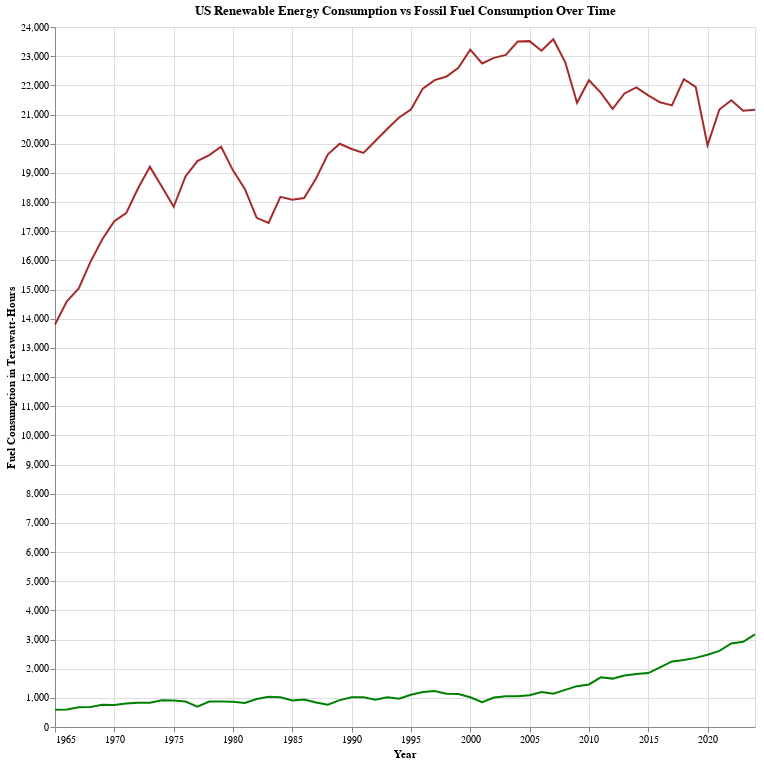

Notebook source saved alongside this figure:
### Code cell
# Linechart of US renewable energy consumption vs fossil fuel consumption over time

# clean data to be only columns that we care about
clean_data = data[['country', 'year', 'population', 'primary_energy_consumption', 'renewables_consumption', 'fossil_fuel_consumption']]

import altair as alt
us_data = clean_data[clean_data['country'] == 'United States']

year_min = 1965
print(year_min)
year_max = int(us_data["year"].max())
print(year_max)


renew_line = alt.Chart(us_data).mark_line(color='green').encode(
    alt.X('year', title='Year', scale=alt.Scale(domain=[year_min, year_max]), axis=alt.Axis(format="d")),
    alt.Y('renewables_consumption', title='Fuel Consumption in Terawatt-Hours'),
    tooltip=['year', 'renewables_consumption'],
    
)

fossil_line = alt.Chart(us_data).mark_line(color='brown').encode(
    alt.X('year', title='Year', scale=alt.Scale(domain=[year_min, year_max]), axis=alt.Axis(format="d")),
    alt.Y('fossil_fuel_consumption', title='Fuel Consumption in Terawatt-Hours'),
    tooltip=['year', 'fossil_fuel_consumption'],
)

us_linechart = renew_line + fossil_line

us_linechart.properties(
    title='US Renewable Energy Consumption vs Fossil Fuel Consumption Over Time',
    width = 700, height = 700)

# how to add legend?

### Figure 1 — Vega-Lite specification as saved in the notebook (floating-point values rounded to 4 significant figures)
{"config": {"view": {"continuousWidth": 300, "continuousHeight": 300}}, "layer": [{"mark": {"type": "line", "color": "green"}, "encoding": {"tooltip": [{"field": "year", "type": "quantitative"}, {"field": "renewables_consumption", "type": "quantitative"}], "x": {"axis": {"format": "d"}, "field": "year", "scale": {"domain": [1965, 2024]}, "title": "Year", "type": "quantitative"}, "y": {"field": "renewables_consumption", "title": "Fuel Consumption in Terawatt-Hours", "type": "quantitative"}}}, {"mark": {"type": "line", "color": "brown"}, "encoding": {"tooltip": [{"field": "year", "type": "quantitative"}, {"field": "fossil_fuel_consumption", "type": "quantitative"}], "x": {"axis": {"format": "d"}, "field": "year", "scale": {"domain": [1965, 2024]}, "title": "Year", "type": "quantitative"}, "y": {"field": "fossil_fuel_consumption", "title": "Fuel Consumption in Terawatt-Hours", "type": "quantitative"}}}], "data": {"name": "data-24aac6a84fa58ba524e0376a5d510c83"}, "height": 700, "title": "US Renewable Energy Consumption vs Fossil Fuel Consumption Over Time", "width": 700, "$schema": "https://vega.github.io/schema/vega-lite/v5.20.1.json", "datasets": {"data-24aac6a84fa58ba524e0376a5d510c83": [{"country": "United States", "year": 1900, "population": 74830000.0, "primary_energy_consumption": null, "renewables_consumption": null, "fossil_fuel_consumption": null}, {"country": "United States", "year": 1901, "population": 76250000.0, "primary_energy_consumption": null, "renewables_consumption": null, "fossil_fuel_consumption": null}, {"country": "United States", "year": 1902, "population": 77700000.0, "primary_energy_consumption": null, "renewables_consumption": null, "fossil_fuel_consumption": null}, {"country": "United States", "year": 1903, "population": 79190000.0, "primary_energy_consumption": null, "renewables_consumption": null, "fossil_fuel_consumption": null}, {"country": "United States", "year": 1904, "population": 80710000.0, "primary_energy_consumption": null, "renewables_consumption": null, "fossil_fuel_consumption": null}, {"country": "United States", "year": 1905, "population": 82250000.0, "primary_energy_consumption": null, "renewables_consumption": null, "fossil_fuel_consumption": null}, {"country": "United States", "year": 1906, "population": 83830000.0, "primary_energy_consumption": null, "renewables_consumption": null, "fossil_fuel_consumption": null}, {"country": "United States", "year": 1907, "population": 85440000.0, "primary_energy_consumption": null, "renewables_consumption": null, "fossil_fuel_consumption": null}, {"country": "United States", "year": 1908, "population": 87070000.0, "primary_energy_consumption": null, "renewables_consumption": null, "fossil_fuel_consumption": null}, {"country": "United States", "year": 1909, "population": 88650000.0, "primary_energy_consumption": null, "renewables_consumption": null, "fossil_fuel_consumption": null}, {"country": "United States", "year": 1910, "population": 90150000.0, "primary_energy_consumption": null, "renewables_consumption": null, "fossil_fuel_consumption": null}, {"country": "United States", "year": 1911, "population": 91590000.0, "primary_energy_consumption": null, "renewables_consumption": null, "fossil_fuel_consumption": null}, {"country": "United States", "year": 1912, "population": 92950000.0, "primary_energy_consumption": null, "renewables_consumption": null, "fossil_fuel_consumption": null}, {"country": "United States", "year": 1913, "population": 94230000.0, "primary_energy_consumption": null, "renewables_consumption": null, "fossil_fuel_consumption": null}, {"country": "United States", "year": 1914, "population": 95530000.0, "primary_energy_consumption": null, "renewables_consumption": null, "fossil_fuel_consumption": null}, {"country": "United States", "year": 1915, "population": 96850000.0, "primary_energy_consumption": null, "renewables_consumption": null, "fossil_fuel_consumption": null}, {"country": "United States", "year": 1916, "population": 98190000.0, "primary_energy_consumption": null, "renewables_consumption": null, "fossil_fuel_consumption": null}, {"country": "United States", "year": 1917, "population": 99550000.0, "primary_energy_consumption": null, "renewables_consumption": null, "fossil_fuel_consumption": null}, {"country": "United States", "year": 1918, "population": 101000000.0, "primary_energy_consumption": null, "renewables_consumption": null, "fossil_fuel_consumption": null}, {"country": "United States", "year": 1919, "population": 102400000.0, "primary_energy_consumption": null, "renewables_consumption": null, "fossil_fuel_consumption": null}, {"country": "United States", "year": 1920, "population": 103900000.0, "primary_energy_consumption": null, "renewables_consumption": null, "fossil_fuel_consumption": null}, {"country": "United States", "year": 1921, "population": 105400000.0, "primary_energy_consumption": null, "renewables_consumption": null, "fossil_fuel_consumption": null}, {"country": "United States", "year": 1922, "population": 106900000.0, "primary_energy_consumption": null, "renewables_consumption": null, "fossil_fuel_consumption": null}, {"country": "United States", "year": 1923, "population": 108500000.0, "primary_energy_consumption": null, "renewables_consumption": null, "fossil_fuel_consumption": null}, {"country": "United States", "year": 1924, "population": 110100000.0, "primary_energy_consumption": null, "renewables_consumption": null, "fossil_fuel_consumption": null}, {"country": "United States", "year": 1925, "population": 111700000.0, "primary_energy_consumption": null, "renewables_consumption": null, "fossil_fuel_consumption": null}, {"country": "United States", "year": 1926, "population": 113400000.0, "primary_energy_consumption": null, "renewables_consumption": null, "fossil_fuel_consumption": null}, {"country": "United States", "year": 1927, "population": 115000000.0, "primary_energy_consumption": null, "renewables_consumption": null, "fossil_fuel_consumption": null}, {"country": "United States", "year": 1928, "population": 116700000.0, "primary_energy_consumption": null, "renewables_consumption": null, "fossil_fuel_consumption": null}, {"country": "United States", "year": 1929, "population": 118300000.0, "primary_energy_consumption": null, "renewables_consumption": null, "fossil_fuel_consumption": null}, {"country": "United States", "year": 1930, "population": 119600000.0, "primary_energy_consumption": null, "renewables_consumption": null, "fossil_fuel_consumption": null}, {"country": "United States", "year": 1931, "population": 120800000.0, "primary_energy_consumption": null, "renewables_consumption": null, "fossil_fuel_consumption": null}, {"country": "United States", "year": 1932, "population": 121900000.0, "primary_energy_consumption": null, "renewables_consumption": null, "fossil_fuel_consumption": null}, {"country": "United States", "year": 1933, "population": 122700000.0, "primary_energy_consumption": null, "renewables_consumption": null, "fossil_fuel_consumption": null}, {"country": "United States", "year": 1934, "population": 123600000.0, "primary_energy_consumption": null, "renewables_consumption": null, "fossil_fuel_consumption": null}, {"country": "United States", "year": 1935, "population": 124400000.0, "primary_energy_consumption": null, "renewables_consumption": null, "fossil_fuel_consumption": null}, {"country": "United States", "year": 1936, "population": 125300000.0, "primary_energy_consumption": null, "renewables_consumption": null, "fossil_fuel_consumption": null}, {"country": "United States", "year": 1937, "population": 126200000.0, "primary_energy_consumption": null, "renewables_consumption": null, "fossil_fuel_consumption": null}, {"country": "United States", "year": 1938, "population": 127100000.0, "primary_energy_consumption": null, "renewables_consumption": null, "fossil_fuel_consumption": null}, {"country": "United States", "year": 1939, "population": 128200000.0, "primary_energy_consumption": null, "renewables_consumption": null, "fossil_fuel_consumption": null}, {"country": "United States", "year": 1940, "population": 129400000.0, "primary_energy_consumption": null, "renewables_consumption": null, "fossil_fuel_consumption": null}, {"country": "United States", "year": 1941, "population": 130900000.0, "primary_energy_consumption": null, "renewables_consumption": null, "fossil_fuel_consumption": null}, {"country": "United States", "year": 1942, "population": 132500000.0, "primary_energy_consumption": null, "renewables_consumption": null, "fossil_fuel_consumption": null}, {"country": "United States", "year": 1943, "population": 134400000.0, "primary_energy_consumption": null, "renewables_consumption": null, "fossil_fuel_consumption": null}, {"country": "United States", "year": 1944, "population": 136200000.0, "primary_energy_consumption": null, "renewables_consumption": null, "fossil_fuel_consumption": null}, {"country": "United States", "year": 1945, "population": 138100000.0, "primary_energy_consumption": null, "renewables_consumption": null, "fossil_fuel_consumption": null}, {"country": "United States", "year": 1946, "population": 140000000.0, "primary_energy_consumption": null, "renewables_consumption": null, "fossil_fuel_consumption": null}, {"country": "United States", "year": 1947, "population": 142000000.0, "primary_energy_consumption": null, "renewables_consumption": null, "fossil_fuel_consumption": null}, {"country": "United States", "year": 1948, "population": 144000000.0, "primary_energy_consumption": null, "renewables_consumption": null, "fossil_fuel_consumption": null}, {"country": "United States", "year": 1949, "population": 146100000.0, "primary_energy_consumption": null, "renewables_consumption": null, "fossil_fuel_consumption": null}, {"country": "United States", "year": 1950, "population": 154200000.0, "primary_energy_consumption": null, "renewables_consumption": null, "fossil_fuel_consumption": null}, {"country": "United States", "year": 1951, "population": 156500000.0, "primary_energy_consumption": null, "renewables_consumption": null, "fossil_fuel_consumption": null}, {"country": "United States", "year": 1952, "population": 158800000.0, "primary_energy_consumption": null, "renewables_consumption": null, "fossil_fuel_consumption": null}, {"country": "United States", "year": 1953, "population": 161200000.0, "primary_energy_consumption": null, "renewables_consumption": null, "fossil_fuel_consumption": null}, {"country": "United States", "year": 1954, "population": 163600000.0, "primary_energy_consumption": null, "renewables_consumption": null, "fossil_fuel_consumption": null}, {"country": "United States", "year": 1955, "population": 166200000.0, "primary_energy_consumption": null, "renewables_consumption": null, "fossil_fuel_consumption": null}, {"country": "United States", "year": 1956, "population": 168800000.0, "primary_energy_consumption": null, "renewables_consumption": null, "fossil_fuel_consumption": null}, {"country": "United States", "year": 1957, "population": 171500000.0, "primary_energy_consumption": null, "renewables_consumption": null, "fossil_fuel_consumption": null}, {"country": "United States", "year": 1958, "population": 174200000.0, "primary_energy_consumption": null, "renewables_consumption": null, "fossil_fuel_consumption": null}, {"country": "United States", "year": 1959, "population": 177100000.0, "primary_energy_consumption": null, "renewables_consumption": null, "fossil_fuel_consumption": null}, {"country": "United States", "year": 1960, "population": 180300000.0, "primary_energy_consumption": null, "renewables_consumption": null, "fossil_fuel_consumption": null}, {"country": "United States", "year": 1961, "population": 183500000.0, "primary_energy_consumption": null, "renewables_consumption": null, "fossil_fuel_consumption": null}, {"country": "United States", "year": 1962, "population": 186700000.0, "primary_energy_consumption": null, "renewables_consumption": null, "fossil_fuel_consumption": null}, {"country": "United States", "year": 1963, "population": 189800000.0, "primary_energy_consumption": null, "renewables_consumption": null, "fossil_fuel_consumption": null}, {"country": "United States", "year": 1964, "population": 192800000.0, "primary_energy_consumption": null, "renewables_consumption": null, "fossil_fuel_consumption": null}, {"country": "United States", "year": 1965, "population": 195700000.0, "primary_energy_consumption": 14440.0, "renewables_consumption": 594.4, "fossil_fuel_consumption": 13800.0}, {"country": "United States", "year": 1966, "population": 198300000.0, "primary_energy_consumption": 15250.0, "renewables_consumption": 599.3, "fossil_fuel_consumption": 14590.0}, {"country": "United States", "year": 1967, "population": 200700000.0, "primary_energy_consumption": 15780.0, "renewables_consumption": 675.1, "fossil_fuel_consumption": 15040.0}, {"country": "United States", "year": 1968, "population": 203000000.0, "primary_energy_consumption": 16720.0, "renewables_consumption": 682.3, "fossil_fuel_consumption": 15960.0}, {"country": "United States", "year": 1969, "population": 205300000.0, "primary_energy_consumption": 17580.0, "renewables_consumption": 761.9, "fossil_fuel_consumption": 16730.0}, {"country": "United States", "year": 1970, "population": 207800000.0, "primary_energy_consumption": 18210.0, "renewables_consumption": 754.9, "fossil_fuel_consumption": 17340.0}, {"country": "United States", "year": 1971, "population": 210400000.0, "primary_energy_consumption": 18590.0, "renewables_consumption": 808.1, "fossil_fuel_consumption": 17620.0}, {"country": "United States", "year": 1972, "population": 212800000.0, "primary_energy_consumption": 19510.0, "renewables_consumption": 832.6, "fossil_fuel_consumption": 18470.0}, {"country": "United States", "year": 1973, "population": 215000000.0, "primary_energy_consumption": 20340.0, "renewables_consumption": 835.3, "fossil_fuel_consumption": 19200.0}, {"country": "United States", "year": 1974, "population": 217100000.0, "primary_energy_consumption": 19840.0, "renewables_consumption": 917.3, "fossil_fuel_consumption": 18530.0}, {"country": "United States", "year": 1975, "population": 219100000.0, "primary_energy_consumption": 19320.0, "renewables_consumption": 912.3, "fossil_fuel_consumption": 17840.0}, {"country": "United States", "year": 1976, "population": 221200000.0, "primary_energy_consumption": 20380.0, "renewables_consumption": 875.6, "fossil_fuel_consumption": 18880.0}, {"country": "United States", "year": 1977, "population": 223300000.0, "primary_energy_consumption": 20900.0, "renewables_consumption": 700.9, "fossil_fuel_consumption": 19400.0}, {"country": "United States", "year": 1978, "population": 225400000.0, "primary_energy_consumption": 21360.0, "renewables_consumption": 872.5, "fossil_fuel_consumption": 19610.0}, {"country": "United States", "year": 1979, "population": 227600000.0, "primary_energy_consumption": 21580.0, "renewables_consumption": 874.8, "fossil_fuel_consumption": 19900.0}, {"country": "United States", "year": 1980, "population": 229900000.0, "primary_energy_consumption": 20750.0, "renewables_consumption": 866.6, "fossil_fuel_consumption": 19080.0}, {"country": "United States", "year": 1981, "population": 232200000.0, "primary_energy_consumption": 20140.0, "renewables_consumption": 825.9, "fossil_fuel_consumption": 18450.0}, {"country": "United States", "year": 1982, "population": 234600000.0, "primary_energy_consumption": 19320.0, "renewables_consumption": 959.0, "fossil_fuel_consumption": 17460.0}, {"country": "United States", "year": 1983, "population": 237000000.0, "primary_energy_consumption": 19250.0, "renewables_consumption": 1034.0, "fossil_fuel_consumption": 17280.0}, {"country": "United States", "year": 1984, "population": 239400000.0, "primary_energy_consumption": 20240.0, "renewables_consumption": 1021.0, "fossil_fuel_consumption": 18180.0}, {"country": "United States", "year": 1985, "population": 241700000.0, "primary_energy_consumption": 20180.0, "renewables_consumption": 911.5, "fossil_fuel_consumption": 18080.0}, {"country": "United States", "year": 1986, "population": 244000000.0, "primary_energy_consumption": 20370.0, "renewables_consumption": 945.9, "fossil_fuel_consumption": 18140.0}, {"country": "United States", "year": 1987, "population": 246200000.0, "primary_energy_consumption": 21060.0, "renewables_consumption": 842.8, "fossil_fuel_consumption": 18810.0}, {"country": "United States", "year": 1988, "population": 248400000.0, "primary_energy_consumption": 22010.0, "renewables_consumption": 766.9, "fossil_fuel_consumption": 19630.0}, {"country": "United States", "year": 1989, "population": 250700000.0, "primary_energy_consumption": 22550.0, "renewables_consumption": 922.4, "fossil_fuel_consumption": 20000.0}, {"country": "United States", "year": 1990, "population": 253400000.0, "primary_energy_consumption": 22610.0, "renewables_consumption": 1017.0, "fossil_fuel_consumption": 19820.0}, {"country": "United States", "year": 1991, "population": 256500000.0, "primary_energy_consumption": 22580.0, "renewables_consumption": 1016.0, "fossil_fuel_consumption": 19680.0}, {"country": "United States", "year": 1992, "population": 259600000.0, "primary_energy_consumption": 22910.0, "renewables_consumption": 932.2, "fossil_fuel_consumption": 20090.0}, {"country": "United States", "year": 1993, "population": 262600000.0, "primary_energy_consumption": 23400.0, "renewables_consumption": 1020.0, "fossil_fuel_consumption": 20500.0}, {"country": "United States", "year": 1994, "population": 265500000.0, "primary_energy_consumption": 23820.0, "renewables_consumption": 967.7, "fossil_fuel_consumption": 20900.0}, {"country": "United States", "year": 1995, "population": 268200000.0, "primary_energy_consumption": 24340.0, "renewables_consumption": 1103.0, "fossil_fuel_consumption": 21170.0}, {"country": "United States", "year": 1996, "population": 270900000.0, "primary_energy_consumption": 25170.0, "renewables_consumption": 1201.0, "fossil_fuel_consumption": 21890.0}, {"country": "United States", "year": 1997, "population": 273500000.0, "primary_energy_consumption": 25350.0, "renewables_consumption": 1233.0, "fossil_fuel_consumption": 22180.0}, {"country": "United States", "year": 1998, "population": 276100000.0, "primary_energy_consumption": 25510.0, "renewables_consumption": 1141.0, "fossil_fuel_consumption": 22300.0}, {"country": "United States", "year": 1999, "population": 278800000.0, "primary_energy_consumption": 25970.0, "renewables_consumption": 1134.0, "fossil_fuel_consumption": 22600.0}, {"country": "United States", "year": 2000, "population": 281500000.0, "primary_energy_consumption": 26550.0, "renewables_consumption": 1020.0, "fossil_fuel_consumption": 23230.0}, {"country": "United States", "year": 2001, "population": 284300000.0, "primary_energy_consumption": 25920.0, "renewables_consumption": 849.3, "fossil_fuel_consumption": 22750.0}, {"country": "United States", "year": 2002, "population": 287100000.0, "primary_energy_consumption": 26300.0, "renewables_consumption": 1009.0, "fossil_fuel_consumption": 22940.0}, {"country": "United States", "year": 2003, "population": 289900000.0, "primary_energy_consumption": 26380.0, "renewables_consumption": 1055.0, "fossil_fuel_consumption": 23040.0}, {"country": "United States", "year": 2004, "population": 292800000.0, "primary_energy_consumption": 26900.0, "renewables_consumption": 1057.0, "fossil_fuel_consumption": 23500.0}, {"country": "United States", "year": 2005, "population": 295700000.0, "primary_energy_consumption": 26910.0, "renewables_consumption": 1087.0, "fossil_fuel_consumption": 23520.0}, {"country": "United States", "year": 2006, "population": 298700000.0, "primary_energy_consumption": 26700.0, "renewables_consumption": 1198.0, "fossil_fuel_consumption": 23190.0}, {"country": "United States", "year": 2007, "population": 301800000.0, "primary_energy_consumption": 27070.0, "renewables_consumption": 1139.0, "fossil_fuel_consumption": 23580.0}, {"country": "United States", "year": 2008, "population": 305000000.0, "primary_energy_consumption": 26410.0, "renewables_consumption": 1271.0, "fossil_fuel_consumption": 22800.0}, {"country": "United States", "year": 2009, "population": 308000000.0, "primary_energy_consumption": 25110.0, "renewables_consumption": 1401.0, "fossil_fuel_consumption": 21400.0}, {"country": "United States", "year": 2010, "population": 311100000.0, "primary_energy_consumption": 25950.0, "renewables_consumption": 1458.0, "fossil_fuel_consumption": 22180.0}, {"country": "United States", "year": 2011, "population": 314100000.0, "primary_energy_consumption": 25730.0, "renewables_consumption": 1704.0, "fossil_fuel_consumption": 21750.0}, {"country": "United States", "year": 2012, "population": 317100000.0, "primary_energy_consumption": 25050.0, "renewables_consumption": 1659.0, "fossil_fuel_consumption": 21190.0}, {"country": "United States", "year": 2013, "population": 320100000.0, "primary_energy_consumption": 25730.0, "renewables_consumption": 1764.0, "fossil_fuel_consumption": 21720.0}, {"country": "United States", "year": 2014, "population": 323100000.0, "primary_energy_consumption": 26000.0, "renewables_consumption": 1815.0, "fossil_fuel_consumption": 21930.0}, {"country": "United States", "year": 2015, "population": 326100000.0, "primary_energy_consumption": 25750.0, "renewables_consumption": 1850.0, "fossil_fuel_consumption": 21660.0}, {"country": "United States", "year": 2016, "population": 329200000.0, "primary_energy_consumption": 25730.0, "renewables_consumption": 2046.0, "fossil_fuel_consumption": 21420.0}, {"country": "United States", "year": 2017, "population": 332200000.0, "primary_energy_consumption": 25820.0, "renewables_consumption": 2248.0, "fossil_fuel_consumption": 21310.0}, {"country": "United States", "year": 2018, "population": 335100000.0, "primary_energy_consumption": 26770.0, "renewables_consumption": 2300.0, "fossil_fuel_consumption": 22210.0}, {"country": "United States", "year": 2019, "population": 337800000.0, "primary_energy_consumption": 26580.0, "renewables_consumption": 2370.0, "fossil_fuel_consumption": 21950.0}, {"country": "United States", "year": 2020, "population": 339400000.0, "primary_energy_consumption": 24630.0, "renewables_consumption": 2478.0, "fossil_fuel_consumption": 19940.0}, {"country": "United States", "year": 2021, "population": 340200000.0, "primary_energy_consumption": 25960.0, "renewables_consumption": 2610.0, "fossil_fuel_consumption": 21170.0}, {"country": "United States", "year": 2022, "population": 341500000.0, "primary_energy_consumption": 26510.0, "renewables_consumption": 2865.0, "fossil_fuel_consumption": 21490.0}, {"country": "United States", "year": 2023, "population": 343500000.0, "primary_energy_consumption": 26220.0, "renewables_consumption": 2919.0, "fossil_fuel_consumption": 21130.0}, {"country": "United States", "year": 2024, "population": 345400000.0, "primary_energy_consumption": 26530.0, "renewables_consumption": 3175.0, "fossil_fuel_consumption": 21170.0}]}}
